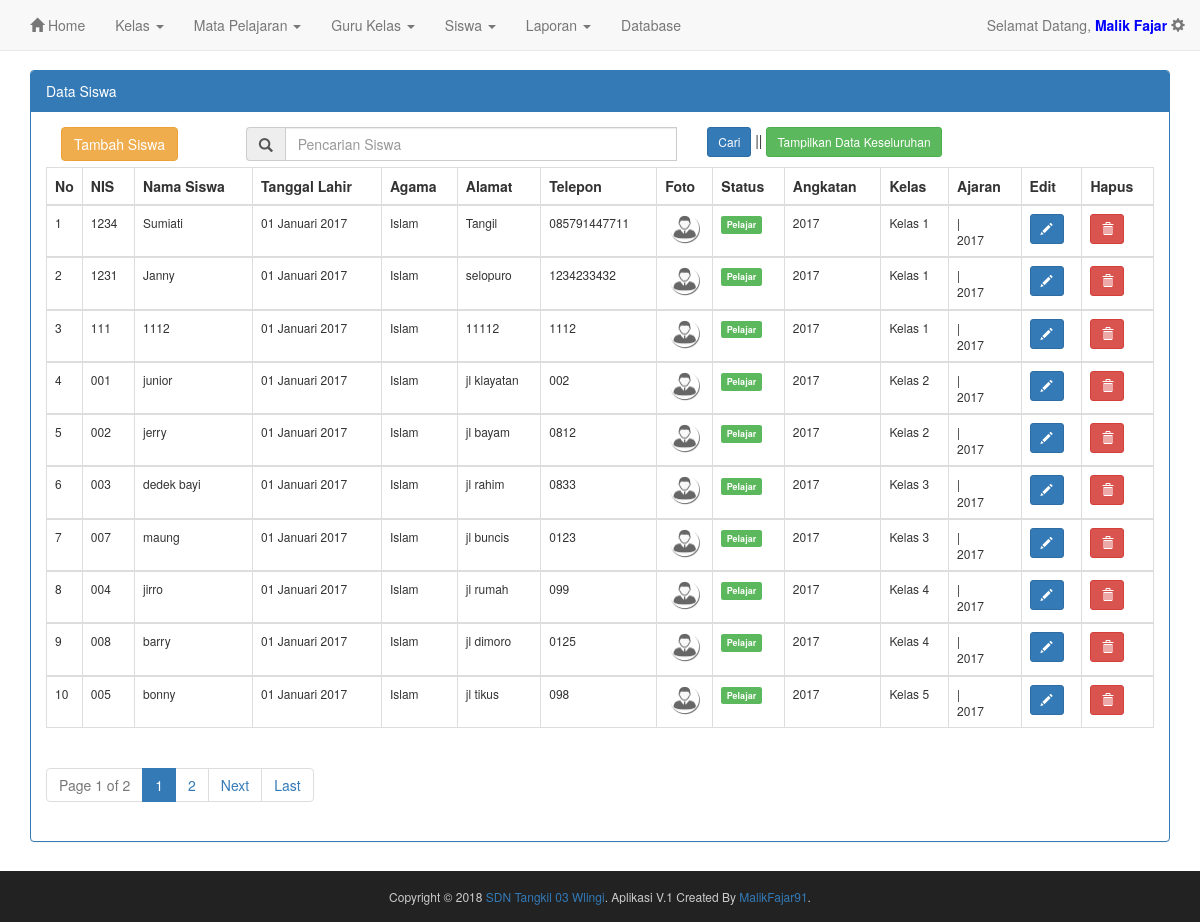
The page /admin/modul/data-siswa.php (signed in) on the database its author committed.
### tables this page shows
CREATE TABLE `siswa` (
  `nis` varchar(20) NOT NULL,
  `password` varchar(50) NOT NULL,
  `nama_siswa` varchar(100) NOT NULL,
  `tgl_lahir` date NOT NULL,
  `agama` varchar(20) NOT NULL,
  `alamat` varchar(200) NOT NULL,
  `telp_siswa` varchar(13) NOT NULL,
  `status` varchar(50) NOT NULL,
  `foto` varchar(200) NOT NULL,
  `id_kelas` int(2) NOT NULL DEFAULT '0',
  `level` varchar(20) NOT NULL,
  `tahun_angkatan` year(4) NOT NULL DEFAULT '2017',
  `tahun_ajaran` year(4) NOT NULL DEFAULT '2017',
  PRIMARY KEY (`nis`)
);

CREATE TABLE `kelas` (
  `id_kelas` int(2) NOT NULL AUTO_INCREMENT,
  `nama_kelas` varchar(50) NOT NULL,
  PRIMARY KEY (`id_kelas`)
);

### admin/modul/data-siswa.php (the view, shortened to what this page needs)
<?php
include "../../koneksi.php";
include "../../page/page-config.php";
?>
<!doctype html>
<html>
<head>
<link href="../../asset/style.css" rel="stylesheet" type="text/css">
<link href="../../asset/css/bootstrap.min.css" rel="stylesheet">
    <link href="../../asset/source/jquery.fancybox.css" type="text/css" rel="stylesheet" media="screen">
</head>
<body>
        	<?php include "header.php"; ?>
<div class="container" style="margin-top:70px;">
  <div class="row">
    <div class="col-md-12">
                <div class="panel panel-primary">
  					<div class="panel-heading">Data Siswa</div>
                        <div class="panel-body" style="overflow:auto;">
                        <form action="data-siswa.php" method="get">
                         <div class="col-md-2">
                        <a href="in-siswa.php" class="btn btn-warning waves-effect">Tambah Siswa</a>
                         </div>
                         <div class="col-md-5">
                                        <div class="input-group">
                                            <span class="input-group-addon">
                                                <span class='glyphicon glyphicon-search' ></span>
                                            </span>
                                            <div class="form-line">
                                                <input class="form-control" size="10" type="text" placeholder="Pencarian Siswa" required name="pencarian">
                                            </div>
                                        </div>
                                    </div>
                                    <div class="col-md-5">
                                        <button type="submit" class="btn btn-primary btn-sm waves-effect" name="cari">Cari</button> || <a href="data-siswa.php" class="btn btn-success btn-sm waves-effect">Tampilkan Data Keseluruhan</a>
                                    </div>
                          </form>
                          <br>
                          <br>
    		<table class="table table-bordered table-hover table-responsive" id="mydata">
        <thead>
          <tr>
                  <th width="10px">No</th>
                    <th>NIS</th>
                    <th>Nama Siswa</th>
                    <th>Tanggal Lahir</th>
                    <th>Agama</th>
                    <th>Alamat</th>
                    <th>Telepon</th>
                    <th>Foto</th>
                    <th>Status</th>
                    <th>Angkatan</th>
                    <th>Kelas</th>
                    <th>Ajaran</th>
                    <th>Edit</th>
                    <th>Hapus</th>
                </tr>
        </thead>
                <?php
              if(isset($_GET['cari'])){
                  $namabulan = array("","Januari","Pebruari","Maret","April","Mei","Juni","Juli","Agustus","September","Oktober","November","Desember");
                $hsl = $_GET['pencarian'];
                $no = 1;
                $sql = "SELECT * FROM siswa,kelas WHERE siswa.id_kelas=kelas.id_kelas AND (siswa.nis like '%$hsl%' or siswa.nama_siswa like '%$hsl%' or kelas.nama_kelas like '%$hsl%') ORDER BY siswa.id_kelas ASC";
                $query = mysqli_query($koneksi,$sql);
                 while($data = mysqli_fetch_assoc($query)){
                        extract($data);
                        list($thn,$bln,$tgl)=explode('-',$tgl_lahir);
				?>
          <tbody>
              <tr style="font-size:12px;">
                  <td><?php echo $no++?></td>
                    <td><?php echo $nis ?></td>
                    <td><?php echo $nama_siswa ?></td>
                    <td><?php echo $tgl.' '.$namabulan[(int)$bln].' '.$thn; ?></td>
                    <td><?php echo $agama?></td>
                    <td><?php echo $alamat ?></td>
                    <td><?php echo $telp_siswa ?></td>
                    <td><center><a href="<?php echo $foto ?>" class="perbesar"><img src="<?php echo $foto ?>" width="30px" height="30px"></a></center></td>
                    <td><?php if($status == "Pelajar"){
                             echo "<span class='label label-success'>Pelajar</span>";
                          } else {
                             echo "<span class='label label-danger'>Sudah Lulus</span>";
                        }?>
                    </td>
                    <td><?php echo $tahun_angkatan ?></td>
                    <td><?php echo $nama_kelas ?></td>
                    <td><?php echo $semester." |<br>".$tahun_ajaran ?></td>
                    <td><a href="#" class='open_modal btn btn-primary btn-sm' nis='<?php echo $nis; ?>' data-toggle="tooltip" data-placement="bottom" title="Edit"><center><span class='glyphicon glyphicon-pencil' ></span></center></a></td>
                    <td><a href="#" onClick="confirm_modal('hapus.php?nis=<?php echo $nis; ?>');" data-toggle="tooltip" data-placement="bottom" title="Hapus" class="btn btn-danger btn-sm"><center><span class='glyphicon glyphicon-trash' ></span></center></a></td>
              </tr>
            </tbody>
            <?php } } else { ?>
            <?php if(isset($_GET['page']) && $_GET['page'] != ''){
              $page = $_GET['page'];
                } else {
                    $page = 1;
                }
                $rowsPerPage = 10;
                if(empty($page)){
                    $posisi  = 0;
                    $page = 1;
                  }
                else{
                    $posisi  = ($page-1) * $rowsPerPage;
                }
                $no = $posisi + 1;
                $namabulan = array("","Januari","Pebruari","Maret","April","Mei","Juni","Juli","Agustus","September","Oktober","November","Desember");
                    $href        = "data-siswa.php";
                    $sql = 'SELECT * FROM siswa,kelas WHERE siswa.id_kelas=kelas.id_kelas ORDER BY siswa.id_kelas ASC';
                    $hasil = mysqli_query($koneksi,getPagingQuery($sql, $rowsPerPage));
                    $pagingLink = getPagingLink($href, $sql, $rowsPerPage, $page);
                    while($baris = mysqli_fetch_assoc($hasil)) {
                    extract($baris);
                    list($thn,$bln,$tgl)=explode('-',$tgl_lahir);
              ?>
            <tbody>
              <tr style="font-size:12px;">
                  <td><?php echo $no++?></td>
                    <td><?php echo $nis ?></td>
                    <td><?php echo $nama_siswa ?></td>
                    <td><?php echo $tgl.' '.$namabulan[(int)$bln].' '.$thn; ?></td>
                    <td><?php echo $agama?></td>
                    <td><?php echo $alamat ?></td>
                    <td><?php echo $telp_siswa ?></td>
                    <td><center><a href="<?php echo $foto ?>" class="perbesar"><img src="<?php echo $foto ?>" width="30px" height="30px"></a></center></td>
                    <td><?php if($status == "Pelajar"){
                             echo "<span class='label label-success'>Pelajar</span>";
                          } else {
                             echo "<span class='label label-danger'>Sudah Lulus</span>";
                        }?>
                    </td>
                    <td><?php echo $tahun_angkatan ?></td>
                    <td><?php echo $nama_kelas ?></td>
                    <td><?php echo $semester." |<br>".$tahun_ajaran ?></td>
                    <td><a href="#" class='open_modal btn btn-primary btn-sm' nis='<?php echo $nis; ?>' data-toggle="tooltip" data-placement="bottom" title="Edit"><center><span class='glyphicon glyphicon-pencil' ></span></center></a></td>
                    <td><a href="#" onClick="confirm_modal('hapus.php?nis=<?php echo $nis; ?>');" data-toggle="tooltip" data-placement="bottom" title="Hapus" class="btn btn-danger btn-sm"><center><span class='glyphicon glyphicon-trash' ></span></center></a></td>
              </tr>
            </tbody>
            <?php } } ?>
            </table>
           <?php
              echo $pagingLink;
             ?>
            </div>
				</div>
    </div>
  </div>
</div>
<br><br><br>
        <div class="navbar-fixed-bottom footer">
            <?php include "footer.php"; ?>
        </div>
</body>
</html>

### asset/style.css (style rules this page uses)
body { margin-top:5px; padding:0px; font-family:Segoe, "Segoe UI", "DejaVu Sans", "Trebuchet MS", Verdana, sans-serif; }
.label { text-align:center; }
.footer { margin: 0px; width: 100%; text-align: center; font-size: 12px; background:#222; }

### rows shown on the page
siswa: nis "1234", nama_siswa "Sumiati", tgl "01", bln "Januari", thn "2017", agama "Islam", alamat "Tangil", telp_siswa "085791447711", foto (placeholder picture), status "Pelajar", tahun_angkatan "2017", id_kelas.nama_kelas "Kelas 1", tahun_ajaran "2017"
siswa: nis "1231", nama_siswa "Janny", tgl "01", bln "Januari", thn "2017", agama "Islam", alamat "selopuro", telp_siswa "1234233432", foto (placeholder picture), status "Pelajar", tahun_angkatan "2017", id_kelas.nama_kelas "Kelas 1", tahun_ajaran "2017"
siswa: nis "111", nama_siswa "1112", tgl "01", bln "Januari", thn "2017", agama "Islam", alamat "11112", telp_siswa "1112", foto (placeholder picture), status "Pelajar", tahun_angkatan "2017", id_kelas.nama_kelas "Kelas 1", tahun_ajaran "2017"
siswa: nis "001", nama_siswa "junior", tgl "01", bln "Januari", thn "2017", agama "Islam", alamat "jl klayatan", telp_siswa "002", foto (placeholder picture), status "Pelajar", tahun_angkatan "2017", id_kelas.nama_kelas "Kelas 2", tahun_ajaran "2017"
siswa: nis "002", nama_siswa "jerry", tgl "01", bln "Januari", thn "2017", agama "Islam", alamat "jl bayam", telp_siswa "0812", foto (placeholder picture), status "Pelajar", tahun_angkatan "2017", id_kelas.nama_kelas "Kelas 2", tahun_ajaran "2017"
siswa: nis "003", nama_siswa "dedek bayi", tgl "01", bln "Januari", thn "2017", agama "Islam", alamat "jl rahim", telp_siswa "0833", foto (placeholder picture), status "Pelajar", tahun_angkatan "2017", id_kelas.nama_kelas "Kelas 3", tahun_ajaran "2017"
siswa: nis "007", nama_siswa "maung", tgl "01", bln "Januari", thn "2017", agama "Islam", alamat "jl buncis", telp_siswa "0123", foto (placeholder picture), status "Pelajar", tahun_angkatan "2017", id_kelas.nama_kelas "Kelas 3", tahun_ajaran "2017"
siswa: nis "004", nama_siswa "jirro", tgl "01", bln "Januari", thn "2017", agama "Islam", alamat "jl rumah", telp_siswa "099", foto (placeholder picture), status "Pelajar", tahun_angkatan "2017", id_kelas.nama_kelas "Kelas 4", tahun_ajaran "2017"
siswa: nis "008", nama_siswa "barry", tgl "01", bln "Januari", thn "2017", agama "Islam", alamat "jl dimoro", telp_siswa "0125", foto (placeholder picture), status "Pelajar", tahun_angkatan "2017", id_kelas.nama_kelas "Kelas 4", tahun_ajaran "2017"
siswa: nis "005", nama_siswa "bonny", tgl "01", bln "Januari", thn "2017", agama "Islam", alamat "jl tikus", telp_siswa "098", foto (placeholder picture), status "Pelajar", tahun_angkatan "2017", id_kelas.nama_kelas "Kelas 5", tahun_ajaran "2017"

### other values the page prints
$_SESSION['nama'] "Malik Fajar"
$pageof "1"
$totalPages "2"
